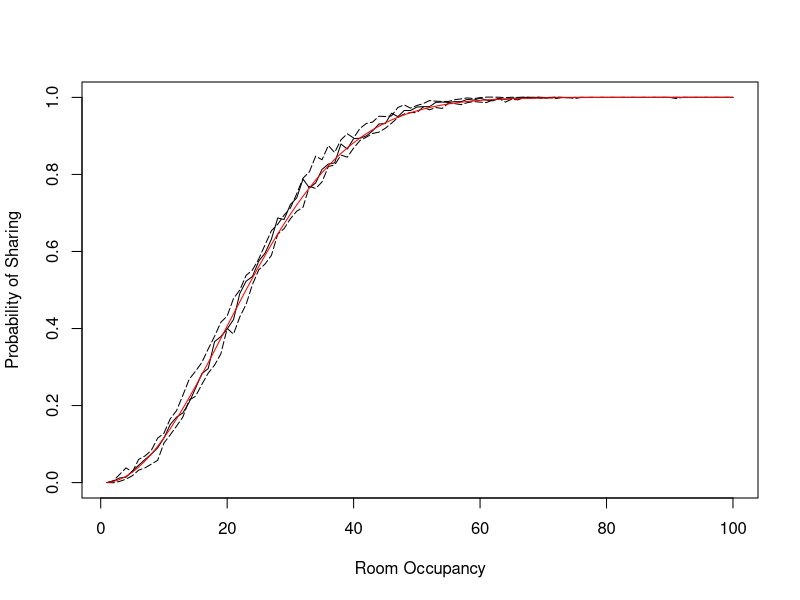

R code for this plot:
## ---- chunk 1

## ---- chunk 2
birthday <- function(n, nreps) {
  bday <- sapply(1:nreps, function(x) anyDuplicated(sample(c(1:365), n, replace = TRUE)) > 0)
prob_same_bday <- mean(bday)
ci <- prob_same_bday + c(-1, 1) * qnorm(0.975) * sqrt(prob_same_bday * (1 - prob_same_bday)/nreps)

results <- c(prob_same_bday, ci)
names(results) <- c("Mean", "Lower Limit", "Upper Limit")

return(results)
}

birthday(16, 1000)
## ---- chunk 3
x <- c()
ll <- c()
ul <- c()
true_prob <- c()
for(i in 1:100){
  x[i] <- birthday(i,1000)[1]
  ll[i] <- birthday(i,1000)[2]
  ul[i] <- birthday(i,1000)[3]
  true_prob[i] <- (1-(364/365)^choose(i,2))
}

plot(1:100,x, xlab="Room Occupancy", ylab= "Probability of Sharing", type= "l", lty=1, col="black")
lines(1:100,ll,lty = "longdash", col = "black")
lines(1:100,ul,lty = "longdash", col = "black")
lines(1:100,true_prob, type= "l", lty = "solid", col = "red")
